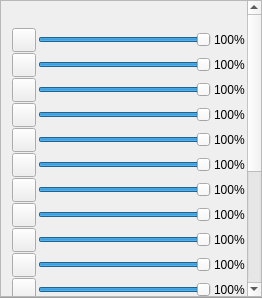
<?xml version="1.0" encoding="UTF-8"?>
<ui version="4.0">
 <class>DiscreteColorsWidget</class>
 <widget class="QFrame" name="DiscreteColorsWidget">
  <property name="geometry">
   <rect>
    <x>0</x>
    <y>0</y>
    <width>262</width>
    <height>299</height>
   </rect>
  </property>
  <property name="sizePolicy">
   <sizepolicy hsizetype="Preferred" vsizetype="Expanding">
    <horstretch>0</horstretch>
    <verstretch>0</verstretch>
   </sizepolicy>
  </property>
  <property name="minimumSize">
   <size>
    <width>0</width>
    <height>285</height>
   </size>
  </property>
  <property name="windowTitle">
   <string>Frame</string>
  </property>
  <layout class="QVBoxLayout" name="verticalLayout">
   <property name="spacing">
    <number>0</number>
   </property>
   <property name="leftMargin">
    <number>0</number>
   </property>
   <property name="topMargin">
    <number>0</number>
   </property>
   <property name="rightMargin">
    <number>0</number>
   </property>
   <property name="bottomMargin">
    <number>0</number>
   </property>
   <item>
    <widget class="QScrollArea" name="scrollArea">
     <property name="horizontalScrollBarPolicy">
      <enum>Qt::ScrollBarAlwaysOff</enum>
     </property>
     <property name="widgetResizable">
      <bool>true</bool>
     </property>
     <widget class="QWidget" name="scrollAreaWidgetContents">
      <property name="geometry">
       <rect>
        <x>0</x>
        <y>0</y>
        <width>247</width>
        <height>503</height>
       </rect>
      </property>
      <layout class="QGridLayout" name="gridLayout">
       <property name="leftMargin">
        <number>2</number>
       </property>
       <property name="topMargin">
        <number>2</number>
       </property>
       <property name="rightMargin">
        <number>2</number>
       </property>
       <property name="bottomMargin">
        <number>2</number>
       </property>
       <property name="horizontalSpacing">
        <number>2</number>
       </property>
       <property name="verticalSpacing">
        <number>1</number>
       </property>
       <property name="alignment">
        <set>Qt::AlignTop</set>
       </property>
       <item row="2" column="3">
        <widget class="QLabel" name="pct_label_1">
         <property name="font">
          <font>
           <family>Segoe UI</family>
           <pointsize>9</pointsize>
          </font>
         </property>
         <property name="text">
          <string>100%</string>
         </property>
         <property name="indent">
          <number>1</number>
         </property>
        </widget>
       </item>
       <item row="5" column="1">
        <widget class="QPushButton" name="label_button_4">
         <property name="sizePolicy">
          <sizepolicy hsizetype="Fixed" vsizetype="Fixed">
           <horstretch>0</horstretch>
           <verstretch>0</verstretch>
          </sizepolicy>
         </property>
         <property name="minimumSize">
          <size>
           <width>24</width>
           <height>24</height>
          </size>
         </property>
         <property name="maximumSize">
          <size>
           <width>24</width>
           <height>24</height>
          </size>
         </property>
         <property name="font">
          <font>
           <family>Segoe UI</family>
           <pointsize>9</pointsize>
          </font>
         </property>
         <property name="toolTip">
          <string>Edit...</string>
         </property>
         <property name="text">
          <string/>
         </property>
        </widget>
       </item>
       <item row="5" column="2">
        <widget class="QSlider" name="alpha_slider_4">
         <property name="maximum">
          <number>100</number>
         </property>
         <property name="value">
          <number>100</number>
         </property>
         <property name="orientation">
          <enum>Qt::Horizontal</enum>
         </property>
        </widget>
       </item>
       <item row="1" column="3">
        <widget class="QLabel" name="pct_label_0">
         <property name="font">
          <font>
           <family>Segoe UI</family>
           <pointsize>9</pointsize>
          </font>
         </property>
         <property name="text">
          <string>100%</string>
         </property>
         <property name="indent">
          <number>1</number>
         </property>
        </widget>
       </item>
       <item row="3" column="2">
        <widget class="QSlider" name="alpha_slider_2">
         <property name="maximum">
          <number>100</number>
         </property>
         <property name="value">
          <number>100</number>
         </property>
         <property name="orientation">
          <enum>Qt::Horizontal</enum>
         </property>
        </widget>
       </item>
       <item row="1" column="2">
        <widget class="QSlider" name="alpha_slider_0">
         <property name="maximum">
          <number>100</number>
         </property>
         <property name="value">
          <number>100</number>
         </property>
         <property name="orientation">
          <enum>Qt::Horizontal</enum>
         </property>
        </widget>
       </item>
       <item row="7" column="2">
        <widget class="QSlider" name="alpha_slider_6">
         <property name="maximum">
          <number>100</number>
         </property>
         <property name="value">
          <number>100</number>
         </property>
         <property name="orientation">
          <enum>Qt::Horizontal</enum>
         </property>
        </widget>
       </item>
       <item row="9" column="2">
        <widget class="QSlider" name="alpha_slider_8">
         <property name="maximum">
          <number>100</number>
         </property>
         <property name="value">
          <number>100</number>
         </property>
         <property name="orientation">
          <enum>Qt::Horizontal</enum>
         </property>
        </widget>
       </item>
       <item row="6" column="0">
        <widget class="QLabel" name="label_label_5">
         <property name="font">
          <font>
           <family>Segoe UI</family>
           <pointsize>9</pointsize>
          </font>
         </property>
         <property name="text">
          <string/>
         </property>
         <property name="alignment">
          <set>Qt::AlignCenter</set>
         </property>
        </widget>
       </item>
       <item row="2" column="2">
        <widget class="QSlider" name="alpha_slider_1">
         <property name="maximum">
          <number>100</number>
         </property>
         <property name="value">
          <number>100</number>
         </property>
         <property name="orientation">
          <enum>Qt::Horizontal</enum>
         </property>
        </widget>
       </item>
       <item row="6" column="2">
        <widget class="QSlider" name="alpha_slider_5">
         <property name="maximum">
          <number>100</number>
         </property>
         <property name="value">
          <number>100</number>
         </property>
         <property name="orientation">
          <enum>Qt::Horizontal</enum>
         </property>
        </widget>
       </item>
       <item row="4" column="0">
        <widget class="QLabel" name="label_label_3">
         <property name="font">
          <font>
           <family>Segoe UI</family>
           <pointsize>9</pointsize>
          </font>
         </property>
         <property name="text">
          <string/>
         </property>
         <property name="alignment">
          <set>Qt::AlignCenter</set>
         </property>
        </widget>
       </item>
       <item row="7" column="0">
        <widget class="QLabel" name="label_label_6">
         <property name="font">
          <font>
           <family>Segoe UI</family>
           <pointsize>9</pointsize>
          </font>
         </property>
         <property name="text">
          <string/>
         </property>
         <property name="alignment">
          <set>Qt::AlignCenter</set>
         </property>
        </widget>
       </item>
       <item row="4" column="3">
        <widget class="QLabel" name="pct_label_3">
         <property name="font">
          <font>
           <family>Segoe UI</family>
           <pointsize>9</pointsize>
          </font>
         </property>
         <property name="text">
          <string>100%</string>
         </property>
         <property name="indent">
          <number>1</number>
         </property>
        </widget>
       </item>
       <item row="2" column="0">
        <widget class="QLabel" name="label_label_1">
         <property name="font">
          <font>
           <family>Segoe UI</family>
           <pointsize>9</pointsize>
          </font>
         </property>
         <property name="text">
          <string/>
         </property>
         <property name="alignment">
          <set>Qt::AlignCenter</set>
         </property>
        </widget>
       </item>
       <item row="9" column="3">
        <widget class="QLabel" name="pct_label_8">
         <property name="font">
          <font>
           <family>Segoe UI</family>
           <pointsize>9</pointsize>
          </font>
         </property>
         <property name="text">
          <string>100%</string>
         </property>
         <property name="indent">
          <number>1</number>
         </property>
        </widget>
       </item>
       <item row="6" column="1">
        <widget class="QPushButton" name="label_button_5">
         <property name="sizePolicy">
          <sizepolicy hsizetype="Fixed" vsizetype="Fixed">
           <horstretch>0</horstretch>
           <verstretch>0</verstretch>
          </sizepolicy>
         </property>
         <property name="minimumSize">
          <size>
           <width>24</width>
           <height>24</height>
          </size>
         </property>
         <property name="maximumSize">
          <size>
           <width>24</width>
           <height>24</height>
          </size>
         </property>
         <property name="font">
          <font>
           <family>Segoe UI</family>
           <pointsize>9</pointsize>
          </font>
         </property>
         <property name="toolTip">
          <string>Edit...</string>
         </property>
         <property name="text">
          <string/>
         </property>
        </widget>
       </item>
       <item row="3" column="0">
        <widget class="QLabel" name="label_label_2">
         <property name="font">
          <font>
           <family>Segoe UI</family>
           <pointsize>9</pointsize>
          </font>
         </property>
         <property name="text">
          <string/>
         </property>
         <property name="alignment">
          <set>Qt::AlignCenter</set>
         </property>
        </widget>
       </item>
       <item row="6" column="3">
        <widget class="QLabel" name="pct_label_5">
         <property name="font">
          <font>
           <family>Segoe UI</family>
           <pointsize>9</pointsize>
          </font>
         </property>
         <property name="text">
          <string>100%</string>
         </property>
         <property name="indent">
          <number>1</number>
         </property>
        </widget>
       </item>
       <item row="7" column="3">
        <widget class="QLabel" name="pct_label_6">
         <property name="font">
          <font>
           <family>Segoe UI</family>
           <pointsize>9</pointsize>
          </font>
         </property>
         <property name="text">
          <string>100%</string>
         </property>
         <property name="indent">
          <number>1</number>
         </property>
        </widget>
       </item>
       <item row="8" column="2">
        <widget class="QSlider" name="alpha_slider_7">
         <property name="maximum">
          <number>100</number>
         </property>
         <property name="value">
          <number>100</number>
         </property>
         <property name="orientation">
          <enum>Qt::Horizontal</enum>
         </property>
        </widget>
       </item>
       <item row="5" column="0">
        <widget class="QLabel" name="label_label_4">
         <property name="font">
          <font>
           <family>Segoe UI</family>
           <pointsize>9</pointsize>
          </font>
         </property>
         <property name="text">
          <string/>
         </property>
         <property name="alignment">
          <set>Qt::AlignCenter</set>
         </property>
        </widget>
       </item>
       <item row="1" column="0">
        <widget class="QLabel" name="label_label_0">
         <property name="font">
          <font>
           <family>Segoe UI</family>
           <pointsize>9</pointsize>
          </font>
         </property>
         <property name="text">
          <string/>
         </property>
         <property name="alignment">
          <set>Qt::AlignCenter</set>
         </property>
        </widget>
       </item>
       <item row="5" column="3">
        <widget class="QLabel" name="pct_label_4">
         <property name="font">
          <font>
           <family>Segoe UI</family>
           <pointsize>9</pointsize>
          </font>
         </property>
         <property name="text">
          <string>100%</string>
         </property>
         <property name="indent">
          <number>1</number>
         </property>
        </widget>
       </item>
       <item row="4" column="1">
        <widget class="QPushButton" name="label_button_3">
         <property name="sizePolicy">
          <sizepolicy hsizetype="Fixed" vsizetype="Fixed">
           <horstretch>0</horstretch>
           <verstretch>0</verstretch>
          </sizepolicy>
         </property>
         <property name="minimumSize">
          <size>
           <width>24</width>
           <height>24</height>
          </size>
         </property>
         <property name="maximumSize">
          <size>
           <width>24</width>
           <height>24</height>
          </size>
         </property>
         <property name="font">
          <font>
           <family>Segoe UI</family>
           <pointsize>9</pointsize>
          </font>
         </property>
         <property name="toolTip">
          <string>Edit...</string>
         </property>
         <property name="text">
          <string/>
         </property>
        </widget>
       </item>
       <item row="0" column="0">
        <widget class="QLabel" name="label_3">
         <property name="sizePolicy">
          <sizepolicy hsizetype="Preferred" vsizetype="Fixed">
           <horstretch>0</horstretch>
           <verstretch>0</verstretch>
          </sizepolicy>
         </property>
         <property name="minimumSize">
          <size>
           <width>0</width>
           <height>24</height>
          </size>
         </property>
         <property name="maximumSize">
          <size>
           <width>16777215</width>
           <height>24</height>
          </size>
         </property>
         <property name="font">
          <font>
           <family>Segoe UI</family>
           <pointsize>9</pointsize>
          </font>
         </property>
         <property name="text">
          <string/>
         </property>
         <property name="alignment">
          <set>Qt::AlignCenter</set>
         </property>
        </widget>
       </item>
       <item row="8" column="0">
        <widget class="QLabel" name="label_label_7">
         <property name="font">
          <font>
           <family>Segoe UI</family>
           <pointsize>9</pointsize>
          </font>
         </property>
         <property name="text">
          <string/>
         </property>
         <property name="alignment">
          <set>Qt::AlignCenter</set>
         </property>
        </widget>
       </item>
       <item row="8" column="3">
        <widget class="QLabel" name="pct_label_7">
         <property name="font">
          <font>
           <family>Segoe UI</family>
           <pointsize>9</pointsize>
          </font>
         </property>
         <property name="text">
          <string>100%</string>
         </property>
         <property name="indent">
          <number>1</number>
         </property>
        </widget>
       </item>
       <item row="2" column="1">
        <widget class="QPushButton" name="label_button_1">
         <property name="sizePolicy">
          <sizepolicy hsizetype="Fixed" vsizetype="Fixed">
           <horstretch>0</horstretch>
           <verstretch>0</verstretch>
          </sizepolicy>
         </property>
         <property name="minimumSize">
          <size>
           <width>24</width>
           <height>24</height>
          </size>
         </property>
         <property name="maximumSize">
          <size>
           <width>24</width>
           <height>24</height>
          </size>
         </property>
         <property name="font">
          <font>
           <family>Segoe UI</family>
           <pointsize>9</pointsize>
          </font>
         </property>
         <property name="toolTip">
          <string>Edit...</string>
         </property>
         <property name="text">
          <string/>
         </property>
        </widget>
       </item>
       <item row="3" column="3">
        <widget class="QLabel" name="pct_label_2">
         <property name="font">
          <font>
           <family>Segoe UI</family>
           <pointsize>9</pointsize>
          </font>
         </property>
         <property name="text">
          <string>100%</string>
         </property>
         <property name="indent">
          <number>1</number>
         </property>
        </widget>
       </item>
       <item row="1" column="1">
        <widget class="QPushButton" name="label_button_0">
         <property name="sizePolicy">
          <sizepolicy hsizetype="Fixed" vsizetype="Fixed">
           <horstretch>0</horstretch>
           <verstretch>0</verstretch>
          </sizepolicy>
         </property>
         <property name="minimumSize">
          <size>
           <width>24</width>
           <height>24</height>
          </size>
         </property>
         <property name="maximumSize">
          <size>
           <width>24</width>
           <height>24</height>
          </size>
         </property>
         <property name="font">
          <font>
           <family>Segoe UI</family>
           <pointsize>9</pointsize>
          </font>
         </property>
         <property name="toolTip">
          <string>Edit...</string>
         </property>
         <property name="text">
          <string/>
         </property>
        </widget>
       </item>
       <item row="7" column="1">
        <widget class="QPushButton" name="label_button_6">
         <property name="sizePolicy">
          <sizepolicy hsizetype="Fixed" vsizetype="Fixed">
           <horstretch>0</horstretch>
           <verstretch>0</verstretch>
          </sizepolicy>
         </property>
         <property name="minimumSize">
          <size>
           <width>24</width>
           <height>24</height>
          </size>
         </property>
         <property name="maximumSize">
          <size>
           <width>24</width>
           <height>24</height>
          </size>
         </property>
         <property name="font">
          <font>
           <family>Segoe UI</family>
           <pointsize>9</pointsize>
          </font>
         </property>
         <property name="toolTip">
          <string>Edit...</string>
         </property>
         <property name="text">
          <string/>
         </property>
        </widget>
       </item>
       <item row="3" column="1">
        <widget class="QPushButton" name="label_button_2">
         <property name="sizePolicy">
          <sizepolicy hsizetype="Fixed" vsizetype="Fixed">
           <horstretch>0</horstretch>
           <verstretch>0</verstretch>
          </sizepolicy>
         </property>
         <property name="minimumSize">
          <size>
           <width>24</width>
           <height>24</height>
          </size>
         </property>
         <property name="maximumSize">
          <size>
           <width>24</width>
           <height>24</height>
          </size>
         </property>
         <property name="font">
          <font>
           <family>Segoe UI</family>
           <pointsize>9</pointsize>
          </font>
         </property>
         <property name="toolTip">
          <string>Edit...</string>
         </property>
         <property name="text">
          <string/>
         </property>
        </widget>
       </item>
       <item row="0" column="1">
        <widget class="QLabel" name="label">
         <property name="sizePolicy">
          <sizepolicy hsizetype="Preferred" vsizetype="Fixed">
           <horstretch>0</horstretch>
           <verstretch>0</verstretch>
          </sizepolicy>
         </property>
         <property name="minimumSize">
          <size>
           <width>0</width>
           <height>24</height>
          </size>
         </property>
         <property name="maximumSize">
          <size>
           <width>16777215</width>
           <height>24</height>
          </size>
         </property>
         <property name="font">
          <font>
           <family>Segoe UI</family>
           <pointsize>9</pointsize>
          </font>
         </property>
         <property name="text">
          <string/>
         </property>
         <property name="alignment">
          <set>Qt::AlignCenter</set>
         </property>
        </widget>
       </item>
       <item row="8" column="1">
        <widget class="QPushButton" name="label_button_7">
         <property name="sizePolicy">
          <sizepolicy hsizetype="Fixed" vsizetype="Fixed">
           <horstretch>0</horstretch>
           <verstretch>0</verstretch>
          </sizepolicy>
         </property>
         <property name="minimumSize">
          <size>
           <width>24</width>
           <height>24</height>
          </size>
         </property>
         <property name="maximumSize">
          <size>
           <width>24</width>
           <height>24</height>
          </size>
         </property>
         <property name="font">
          <font>
           <family>Segoe UI</family>
           <pointsize>9</pointsize>
          </font>
         </property>
         <property name="toolTip">
          <string>Edit...</string>
         </property>
         <property name="text">
          <string/>
         </property>
        </widget>
       </item>
       <item row="9" column="1">
        <widget class="QPushButton" name="label_button_8">
         <property name="sizePolicy">
          <sizepolicy hsizetype="Fixed" vsizetype="Fixed">
           <horstretch>0</horstretch>
           <verstretch>0</verstretch>
          </sizepolicy>
         </property>
         <property name="minimumSize">
          <size>
           <width>24</width>
           <height>24</height>
          </size>
         </property>
         <property name="maximumSize">
          <size>
           <width>24</width>
           <height>24</height>
          </size>
         </property>
         <property name="font">
          <font>
           <family>Segoe UI</family>
           <pointsize>9</pointsize>
          </font>
         </property>
         <property name="toolTip">
          <string>Edit...</string>
         </property>
         <property name="text">
          <string/>
         </property>
        </widget>
       </item>
       <item row="4" column="2">
        <widget class="QSlider" name="alpha_slider_3">
         <property name="maximum">
          <number>100</number>
         </property>
         <property name="value">
          <number>100</number>
         </property>
         <property name="orientation">
          <enum>Qt::Horizontal</enum>
         </property>
        </widget>
       </item>
       <item row="9" column="0">
        <widget class="QLabel" name="label_label_8">
         <property name="font">
          <font>
           <family>Segoe UI</family>
           <pointsize>9</pointsize>
          </font>
         </property>
         <property name="text">
          <string/>
         </property>
         <property name="alignment">
          <set>Qt::AlignCenter</set>
         </property>
        </widget>
       </item>
       <item row="10" column="0">
        <widget class="QLabel" name="label_label_9">
         <property name="font">
          <font>
           <family>Segoe UI</family>
           <pointsize>9</pointsize>
          </font>
         </property>
         <property name="text">
          <string/>
         </property>
         <property name="alignment">
          <set>Qt::AlignCenter</set>
         </property>
        </widget>
       </item>
       <item row="10" column="1">
        <widget class="QPushButton" name="label_button_9">
         <property name="sizePolicy">
          <sizepolicy hsizetype="Fixed" vsizetype="Fixed">
           <horstretch>0</horstretch>
           <verstretch>0</verstretch>
          </sizepolicy>
         </property>
         <property name="minimumSize">
          <size>
           <width>24</width>
           <height>24</height>
          </size>
         </property>
         <property name="maximumSize">
          <size>
           <width>24</width>
           <height>24</height>
          </size>
         </property>
         <property name="font">
          <font>
           <family>Segoe UI</family>
           <pointsize>9</pointsize>
          </font>
         </property>
         <property name="toolTip">
          <string>Edit...</string>
         </property>
         <property name="text">
          <string/>
         </property>
        </widget>
       </item>
       <item row="10" column="2">
        <widget class="QSlider" name="alpha_slider_9">
         <property name="maximum">
          <number>100</number>
         </property>
         <property name="value">
          <number>100</number>
         </property>
         <property name="orientation">
          <enum>Qt::Horizontal</enum>
         </property>
        </widget>
       </item>
       <item row="10" column="3">
        <widget class="QLabel" name="pct_label_9">
         <property name="font">
          <font>
           <family>Segoe UI</family>
           <pointsize>9</pointsize>
          </font>
         </property>
         <property name="text">
          <string>100%</string>
         </property>
         <property name="indent">
          <number>1</number>
         </property>
        </widget>
       </item>
       <item row="11" column="0">
        <widget class="QLabel" name="label_label_10">
         <property name="font">
          <font>
           <family>Segoe UI</family>
           <pointsize>9</pointsize>
          </font>
         </property>
         <property name="text">
          <string/>
         </property>
         <property name="alignment">
          <set>Qt::AlignCenter</set>
         </property>
        </widget>
       </item>
       <item row="11" column="1">
        <widget class="QPushButton" name="label_button_10">
         <property name="sizePolicy">
          <sizepolicy hsizetype="Fixed" vsizetype="Fixed">
           <horstretch>0</horstretch>
           <verstretch>0</verstretch>
          </sizepolicy>
         </property>
         <property name="minimumSize">
          <size>
           <width>24</width>
           <height>24</height>
          </size>
         </property>
         <property name="maximumSize">
          <size>
           <width>24</width>
           <height>24</height>
          </size>
         </property>
         <property name="font">
          <font>
           <family>Segoe UI</family>
           <pointsize>9</pointsize>
          </font>
         </property>
         <property name="toolTip">
          <string>Edit...</string>
         </property>
         <property name="text">
          <string/>
         </property>
        </widget>
       </item>
       <item row="11" column="2">
        <widget class="QSlider" name="alpha_slider_10">
         <property name="maximum">
          <number>100</number>
         </property>
         <property name="value">
          <number>100</number>
         </property>
         <property name="orientation">
          <enum>Qt::Horizontal</enum>
         </property>
        </widget>
       </item>
       <item row="11" column="3">
        <widget class="QLabel" name="pct_label_10">
         <property name="font">
          <font>
           <family>Segoe UI</family>
           <pointsize>9</pointsize>
          </font>
         </property>
         <property name="text">
          <string>100%</string>
         </property>
         <property name="indent">
          <number>1</number>
         </property>
        </widget>
       </item>
       <item row="12" column="0">
        <widget class="QLabel" name="label_label_11">
         <property name="font">
          <font>
           <family>Segoe UI</family>
           <pointsize>9</pointsize>
          </font>
         </property>
         <property name="text">
          <string/>
         </property>
         <property name="alignment">
          <set>Qt::AlignCenter</set>
         </property>
        </widget>
       </item>
       <item row="12" column="1">
        <widget class="QPushButton" name="label_button_11">
         <property name="sizePolicy">
          <sizepolicy hsizetype="Fixed" vsizetype="Fixed">
           <horstretch>0</horstretch>
           <verstretch>0</verstretch>
          </sizepolicy>
         </property>
         <property name="minimumSize">
          <size>
           <width>24</width>
           <height>24</height>
          </size>
         </property>
         <property name="maximumSize">
          <size>
           <width>24</width>
           <height>24</height>
          </size>
         </property>
         <property name="font">
          <font>
           <family>Segoe UI</family>
           <pointsize>9</pointsize>
          </font>
         </property>
         <property name="toolTip">
          <string>Edit...</string>
         </property>
         <property name="text">
          <string/>
         </property>
        </widget>
       </item>
       <item row="12" column="2">
        <widget class="QSlider" name="alpha_slider_11">
         <property name="maximum">
          <number>100</number>
         </property>
         <property name="value">
          <number>100</number>
         </property>
         <property name="orientation">
          <enum>Qt::Horizontal</enum>
         </property>
        </widget>
       </item>
       <item row="12" column="3">
        <widget class="QLabel" name="pct_label_11">
         <property name="font">
          <font>
           <family>Segoe UI</family>
           <pointsize>9</pointsize>
          </font>
         </property>
         <property name="text">
          <string>100%</string>
         </property>
         <property name="indent">
          <number>1</number>
         </property>
        </widget>
       </item>
       <item row="13" column="0">
        <widget class="QLabel" name="label_label_12">
         <property name="font">
          <font>
           <family>Segoe UI</family>
           <pointsize>9</pointsize>
          </font>
         </property>
         <property name="text">
          <string/>
         </property>
         <property name="alignment">
          <set>Qt::AlignCenter</set>
         </property>
        </widget>
       </item>
       <item row="13" column="1">
        <widget class="QPushButton" name="label_button_12">
         <property name="sizePolicy">
          <sizepolicy hsizetype="Fixed" vsizetype="Fixed">
           <horstretch>0</horstretch>
           <verstretch>0</verstretch>
          </sizepolicy>
         </property>
         <property name="minimumSize">
          <size>
           <width>24</width>
           <height>24</height>
          </size>
         </property>
         <property name="maximumSize">
          <size>
           <width>24</width>
           <height>24</height>
          </size>
         </property>
         <property name="font">
          <font>
           <family>Segoe UI</family>
           <pointsize>9</pointsize>
          </font>
         </property>
         <property name="toolTip">
          <string>Edit...</string>
         </property>
         <property name="text">
          <string/>
         </property>
        </widget>
       </item>
       <item row="13" column="2">
        <widget class="QSlider" name="alpha_slider_12">
         <property name="maximum">
          <number>100</number>
         </property>
         <property name="value">
          <number>100</number>
         </property>
         <property name="orientation">
          <enum>Qt::Horizontal</enum>
         </property>
        </widget>
       </item>
       <item row="13" column="3">
        <widget class="QLabel" name="pct_label_12">
         <property name="font">
          <font>
           <family>Segoe UI</family>
           <pointsize>9</pointsize>
          </font>
         </property>
         <property name="text">
          <string>100%</string>
         </property>
         <property name="indent">
          <number>1</number>
         </property>
        </widget>
       </item>
       <item row="14" column="0">
        <widget class="QLabel" name="label_label_13">
         <property name="font">
          <font>
           <family>Segoe UI</family>
           <pointsize>9</pointsize>
          </font>
         </property>
         <property name="text">
          <string/>
         </property>
         <property name="alignment">
          <set>Qt::AlignCenter</set>
         </property>
        </widget>
       </item>
       <item row="14" column="1">
        <widget class="QPushButton" name="label_button_13">
         <property name="sizePolicy">
          <sizepolicy hsizetype="Fixed" vsizetype="Fixed">
           <horstretch>0</horstretch>
           <verstretch>0</verstretch>
          </sizepolicy>
         </property>
         <property name="minimumSize">
          <size>
           <width>24</width>
           <height>24</height>
          </size>
         </property>
         <property name="maximumSize">
          <size>
           <width>24</width>
           <height>24</height>
          </size>
         </property>
         <property name="font">
          <font>
           <family>Segoe UI</family>
           <pointsize>9</pointsize>
          </font>
         </property>
         <property name="toolTip">
          <string>Edit...</string>
         </property>
         <property name="text">
          <string/>
         </property>
        </widget>
       </item>
       <item row="14" column="2">
        <widget class="QSlider" name="alpha_slider_13">
         <property name="maximum">
          <number>100</number>
         </property>
         <property name="value">
          <number>100</number>
         </property>
         <property name="orientation">
          <enum>Qt::Horizontal</enum>
         </property>
        </widget>
       </item>
       <item row="14" column="3">
        <widget class="QLabel" name="pct_label_13">
         <property name="font">
          <font>
           <family>Segoe UI</family>
           <pointsize>9</pointsize>
          </font>
         </property>
         <property name="text">
          <string>100%</string>
         </property>
         <property name="indent">
          <number>1</number>
         </property>
        </widget>
       </item>
       <item row="15" column="0">
        <widget class="QLabel" name="label_label_14">
         <property name="font">
          <font>
           <family>Segoe UI</family>
           <pointsize>9</pointsize>
          </font>
         </property>
         <property name="text">
          <string/>
         </property>
         <property name="alignment">
          <set>Qt::AlignCenter</set>
         </property>
        </widget>
       </item>
       <item row="15" column="1">
        <widget class="QPushButton" name="label_button_14">
         <property name="sizePolicy">
          <sizepolicy hsizetype="Fixed" vsizetype="Fixed">
           <horstretch>0</horstretch>
           <verstretch>0</verstretch>
          </sizepolicy>
         </property>
         <property name="minimumSize">
          <size>
           <width>24</width>
           <height>24</height>
          </size>
         </property>
         <property name="maximumSize">
          <size>
           <width>24</width>
           <height>24</height>
          </size>
         </property>
         <property name="font">
          <font>
           <family>Segoe UI</family>
           <pointsize>9</pointsize>
          </font>
         </property>
         <property name="toolTip">
          <string>Edit...</string>
         </property>
         <property name="text">
          <string/>
         </property>
        </widget>
       </item>
       <item row="15" column="2">
        <widget class="QSlider" name="alpha_slider_14">
         <property name="maximum">
          <number>100</number>
         </property>
         <property name="value">
          <number>100</number>
         </property>
         <property name="orientation">
          <enum>Qt::Horizontal</enum>
         </property>
        </widget>
       </item>
       <item row="15" column="3">
        <widget class="QLabel" name="pct_label_14">
         <property name="font">
          <font>
           <family>Segoe UI</family>
           <pointsize>9</pointsize>
          </font>
         </property>
         <property name="text">
          <string>100%</string>
         </property>
         <property name="indent">
          <number>1</number>
         </property>
        </widget>
       </item>
       <item row="16" column="0">
        <widget class="QLabel" name="label_label_15">
         <property name="font">
          <font>
           <family>Segoe UI</family>
           <pointsize>9</pointsize>
          </font>
         </property>
         <property name="text">
          <string/>
         </property>
         <property name="alignment">
          <set>Qt::AlignCenter</set>
         </property>
        </widget>
       </item>
       <item row="16" column="1">
        <widget class="QPushButton" name="label_button_15">
         <property name="sizePolicy">
          <sizepolicy hsizetype="Fixed" vsizetype="Fixed">
           <horstretch>0</horstretch>
           <verstretch>0</verstretch>
          </sizepolicy>
         </property>
         <property name="minimumSize">
          <size>
           <width>24</width>
           <height>24</height>
          </size>
         </property>
         <property name="maximumSize">
          <size>
           <width>24</width>
           <height>24</height>
          </size>
         </property>
         <property name="font">
          <font>
           <family>Segoe UI</family>
           <pointsize>9</pointsize>
          </font>
         </property>
         <property name="toolTip">
          <string>Edit...</string>
         </property>
         <property name="text">
          <string/>
         </property>
        </widget>
       </item>
       <item row="16" column="2">
        <widget class="QSlider" name="alpha_slider_15">
         <property name="maximum">
          <number>100</number>
         </property>
         <property name="value">
          <number>100</number>
         </property>
         <property name="orientation">
          <enum>Qt::Horizontal</enum>
         </property>
        </widget>
       </item>
       <item row="16" column="3">
        <widget class="QLabel" name="pct_label_15">
         <property name="font">
          <font>
           <family>Segoe UI</family>
           <pointsize>9</pointsize>
          </font>
         </property>
         <property name="text">
          <string>100%</string>
         </property>
         <property name="indent">
          <number>1</number>
         </property>
        </widget>
       </item>
       <item row="17" column="0">
        <widget class="QLabel" name="label_label_16">
         <property name="font">
          <font>
           <family>Segoe UI</family>
           <pointsize>9</pointsize>
          </font>
         </property>
         <property name="text">
          <string/>
         </property>
         <property name="alignment">
          <set>Qt::AlignCenter</set>
         </property>
        </widget>
       </item>
       <item row="17" column="1">
        <widget class="QPushButton" name="label_button_16">
         <property name="sizePolicy">
          <sizepolicy hsizetype="Fixed" vsizetype="Fixed">
           <horstretch>0</horstretch>
           <verstretch>0</verstretch>
          </sizepolicy>
         </property>
         <property name="minimumSize">
          <size>
           <width>24</width>
           <height>24</height>
          </size>
         </property>
         <property name="maximumSize">
          <size>
           <width>24</width>
           <height>24</height>
          </size>
         </property>
         <property name="font">
          <font>
           <family>Segoe UI</family>
           <pointsize>9</pointsize>
          </font>
         </property>
         <property name="toolTip">
          <string>Edit...</string>
         </property>
         <property name="text">
          <string/>
         </property>
        </widget>
       </item>
       <item row="17" column="2">
        <widget class="QSlider" name="alpha_slider_16">
         <property name="maximum">
          <number>100</number>
         </property>
         <property name="value">
          <number>100</number>
         </property>
         <property name="orientation">
          <enum>Qt::Horizontal</enum>
         </property>
        </widget>
       </item>
       <item row="17" column="3">
        <widget class="QLabel" name="pct_label_16">
         <property name="font">
          <font>
           <family>Segoe UI</family>
           <pointsize>9</pointsize>
          </font>
         </property>
         <property name="text">
          <string>100%</string>
         </property>
         <property name="indent">
          <number>1</number>
         </property>
        </widget>
       </item>
       <item row="18" column="0">
        <widget class="QLabel" name="label_label_17">
         <property name="font">
          <font>
           <family>Segoe UI</family>
           <pointsize>9</pointsize>
          </font>
         </property>
         <property name="text">
          <string/>
         </property>
         <property name="alignment">
          <set>Qt::AlignCenter</set>
         </property>
        </widget>
       </item>
       <item row="18" column="1">
        <widget class="QPushButton" name="label_button_17">
         <property name="sizePolicy">
          <sizepolicy hsizetype="Fixed" vsizetype="Fixed">
           <horstretch>0</horstretch>
           <verstretch>0</verstretch>
          </sizepolicy>
         </property>
         <property name="minimumSize">
          <size>
           <width>24</width>
           <height>24</height>
          </size>
         </property>
         <property name="maximumSize">
          <size>
           <width>24</width>
           <height>24</height>
          </size>
         </property>
         <property name="font">
          <font>
           <family>Segoe UI</family>
           <pointsize>9</pointsize>
          </font>
         </property>
         <property name="toolTip">
          <string>Edit...</string>
         </property>
         <property name="text">
          <string/>
         </property>
        </widget>
       </item>
       <item row="18" column="2">
        <widget class="QSlider" name="alpha_slider_17">
         <property name="maximum">
          <number>100</number>
         </property>
         <property name="value">
          <number>100</number>
         </property>
         <property name="orientation">
          <enum>Qt::Horizontal</enum>
         </property>
        </widget>
       </item>
       <item row="18" column="3">
        <widget class="QLabel" name="pct_label_17">
         <property name="font">
          <font>
           <family>Segoe UI</family>
           <pointsize>9</pointsize>
          </font>
         </property>
         <property name="text">
          <string>100%</string>
         </property>
         <property name="indent">
          <number>1</number>
         </property>
        </widget>
       </item>
       <item row="19" column="0">
        <widget class="QLabel" name="label_label_18">
         <property name="font">
          <font>
           <family>Segoe UI</family>
           <pointsize>9</pointsize>
          </font>
         </property>
         <property name="text">
          <string/>
         </property>
         <property name="alignment">
          <set>Qt::AlignCenter</set>
         </property>
        </widget>
       </item>
       <item row="19" column="1">
        <widget class="QPushButton" name="label_button_18">
         <property name="sizePolicy">
          <sizepolicy hsizetype="Fixed" vsizetype="Fixed">
           <horstretch>0</horstretch>
           <verstretch>0</verstretch>
          </sizepolicy>
         </property>
         <property name="minimumSize">
          <size>
           <width>24</width>
           <height>24</height>
          </size>
         </property>
         <property name="maximumSize">
          <size>
           <width>24</width>
           <height>24</height>
          </size>
         </property>
         <property name="font">
          <font>
           <family>Segoe UI</family>
           <pointsize>9</pointsize>
          </font>
         </property>
         <property name="toolTip">
          <string>Edit...</string>
         </property>
         <property name="text">
          <string/>
         </property>
        </widget>
       </item>
       <item row="19" column="2">
        <widget class="QSlider" name="alpha_slider_18">
         <property name="maximum">
          <number>100</number>
         </property>
         <property name="value">
          <number>100</number>
         </property>
         <property name="orientation">
          <enum>Qt::Horizontal</enum>
         </property>
        </widget>
       </item>
       <item row="19" column="3">
        <widget class="QLabel" name="pct_label_18">
         <property name="font">
          <font>
           <family>Segoe UI</family>
           <pointsize>9</pointsize>
          </font>
         </property>
         <property name="text">
          <string>100%</string>
         </property>
         <property name="indent">
          <number>1</number>
         </property>
        </widget>
       </item>
      </layout>
     </widget>
    </widget>
   </item>
   <item>
    <widget class="Line" name="line">
     <property name="minimumSize">
      <size>
       <width>0</width>
       <height>2</height>
      </size>
     </property>
     <property name="maximumSize">
      <size>
       <width>16777215</width>
       <height>2</height>
      </size>
     </property>
     <property name="orientation">
      <enum>Qt::Horizontal</enum>
     </property>
    </widget>
   </item>
   <item>
    <layout class="QHBoxLayout" name="horizontalLayout"/>
   </item>
  </layout>
 </widget>
 <resources/>
 <connections/>
</ui>
